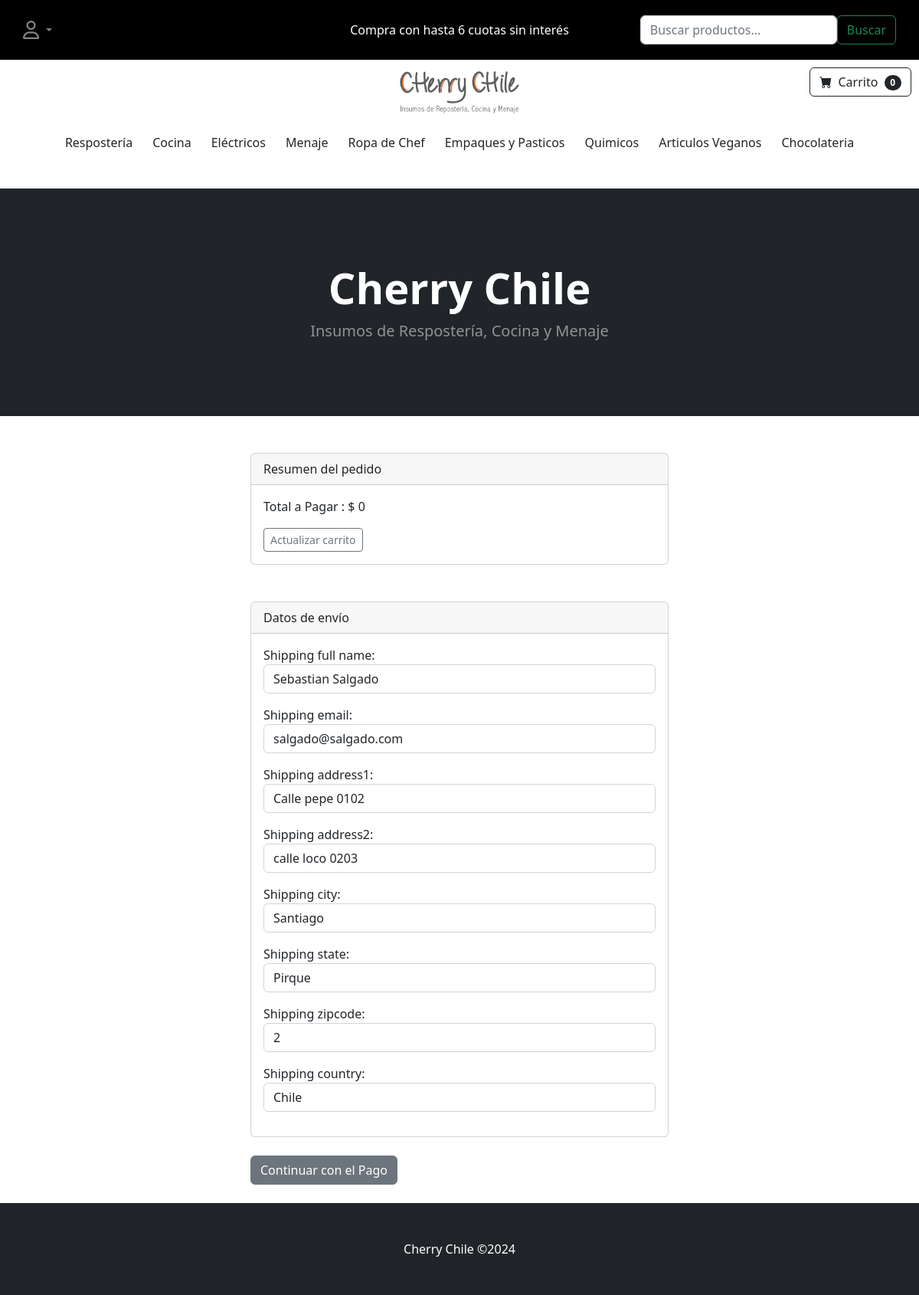
The app's page /payment_checkout/ (signed in), older data.
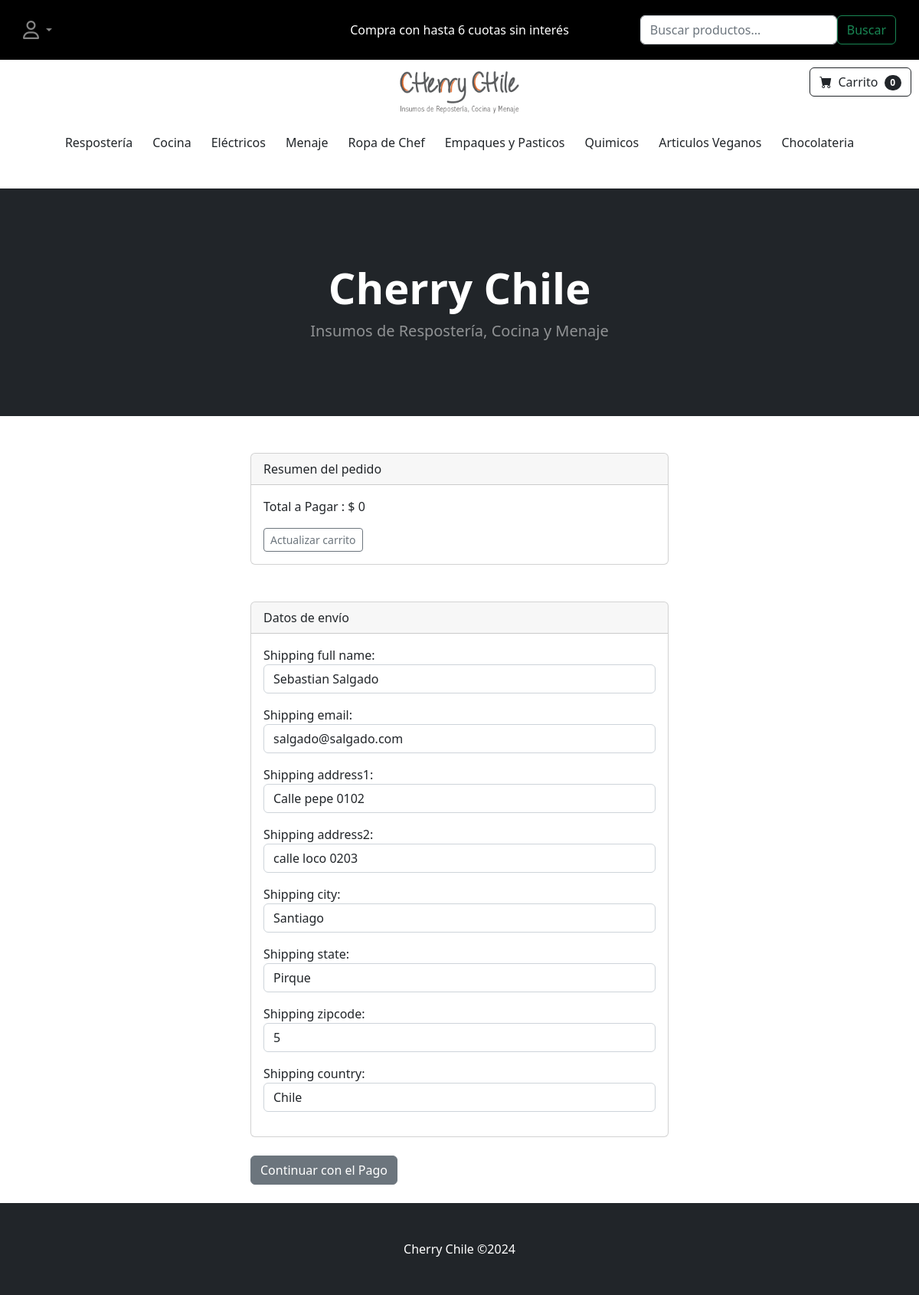
The same page, newer data.
### payment/models.py (models this page shows, shortened)
class ShippingAddress(models.Model):
    user = models.ForeignKey(User, on_delete=models.CASCADE, null=True, blank=True)
    shipping_full_name = models.CharField(max_length=100 )
    shipping_email = models.CharField(max_length=100 )
    shipping_address1 = models.CharField(max_length=100 )
    shipping_address2 = models.CharField(max_length=100 )
    shipping_city = models.CharField(max_length=100 )
    shipping_state = models.CharField(max_length=100,null=True, blank=True )
    shipping_zipcode = models.CharField(max_length=100,null=True, blank=True )
    shipping_country = models.CharField(max_length=100 )
    class Meta:
        verbose_name_plural = "Dirección de Envíos"

### payment/views.py (the view)
# urls.py: path('payment_checkout/', views.payment_checkout, name='payment_checkout'),
def payment_checkout(request):
    cart = Cart(request)
    cart_products = cart.get_prods()
    quantities = cart.get_quants()
    totals = cart.cart_total()
    if request.user.is_authenticated:
        shipping_user, created = ShippingAddress.objects.get_or_create(user=request.user)
        shipping_form = ShippingForm(request.POST or None, instance=shipping_user)
    else:
        shipping_form = ShippingForm(request.POST or None)
    if request.method == 'POST':
        if shipping_form.is_valid():
            shipping_form.save()
            return redirect('payment_success')
    return render(request, "payment/payment_checkout.html", {
        'cart_products': cart_products,
        'quantities': quantities,
        'totals': totals,
        'shipping_form': shipping_form
    })

### cart/cart.py (called while the page is built, shortened)
    def cart_total(self):
        product_ids = self.cart.keys()
        products = Product.objects.filter(id__in=product_ids)
        quantities = self.cart
        total = 0
        return total

    def __len__(self):
        return len(self.cart)

    def get_prods(self):
        product_ids = self.cart.keys()
        products = Product.objects.filter(id__in=product_ids)
        return products

    def get_quants(self):
        quantities = self.cart
        return quantities

### cart/context_processors.py (called while the page is built)
def cart(request):
    return {'cart': Cart(request)}

### store/context_processors.py (called while the page is built)
def categories_processor(request):
    categories = Category.objects.all()
    return {'categories': categories}

### payment/templates/payment/payment_checkout.html (shortened to what this page needs)
{% extends 'base/base.html' %}
{% block content %}
<section class="container">
    <br>
    <br>
    <div class="row">
        <div class="col-md-6 offset-md-3">
            <div class="card">
                <div class="card-header">
                    Resumen del pedido
                </div>
                <div class="card-body">
                    <p class="card-text">
                        Total a Pagar : $ {{ totals }}
                    </p>
                    <a href="{% url 'cart_summary' %}" class="btn btn-sm btn-outline-secondary">Actualizar carrito</a>
                </div>
            </div>
            <br>
            <br>
            <div class="card">
                <div class="card-header">
                    Datos de envío
                </div>
                <div class="card-body">
                        {{ shipping_form.as_p }}
                </div>
            </div>
            <br>
            <a href="#" class="btn btn-secondary">Continuar con el Pago</a>
            <br>
            <br>
    </div>
    <br>
    <br>
</section>
{% endblock %}

Row changes from the older to the newer data that the page shows:
changed ShippingAddress "Sebastian Salgado": shipping_zipcode "2" → "5"
